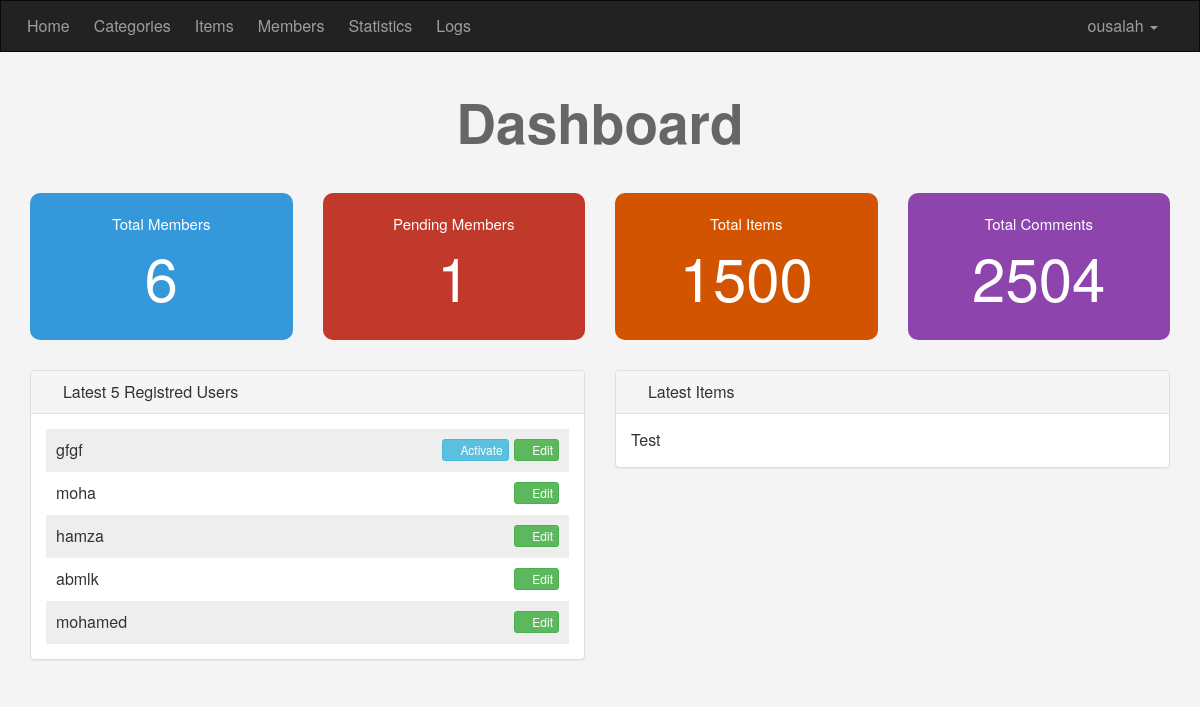
Page /admin/dashboard.php (signed in) on the committed database.
### tables this page shows
CREATE TABLE `users` (
  `UserID` int(11) NOT NULL,
  `Username` varchar(255) NOT NULL,
  `Password` varchar(255) NOT NULL,
  `Email` varchar(255) NOT NULL,
  `FullName` varchar(255) NOT NULL,
  `GroupID` int(11) NOT NULL DEFAULT '0',
  `TrustStatus` int(11) NOT NULL DEFAULT '0',
  `RegStatus` int(11) NOT NULL DEFAULT '0' COMMENT 'Registration Approval',
  `Date` date NOT NULL
);

### admin/includes/functions/functions.php (called while the page is built, shortened)
<?php
  function countItems($item, $table, $conditions = array()) {
    global $con;
    $where  = "";
    $keys   = array();
    $values = array();
    if (!empty($conditions) && is_array($conditions)) {
      $where = " WHERE ";
      foreach ($conditions as $key => $value) {
        $keys[] = "$key = ?";
        $values[] = $value;
      }
    }
    $keysDB = implode(" AND ", $keys);
    $stmt = $con->prepare("SELECT COUNT($item) FROM $table $where $keysDB");
    $stmt->execute($values);
    return $stmt->fetchColumn();
  }
  function getLatest($select, $table, $order, $limit = 5) {
    global $con;
    $stmt = $con->prepare("SELECT $select FROM $table ORDER BY $order DESC LIMIT $limit");
    $stmt->execute();
    return $stmt->fetchAll();
  }

### admin/dashboard.php (the view, shortened to what this page needs)
<?php
  if (isset($_SESSION['Username'])) {
    include 'init.php';
    $latestUsers = 5;
    $users = getLatest("*", "users", "UserID", $latestUsers);
    $latestUsersCount = count($users);
    $latestUsers = ($latestUsers >= $latestUsersCount) ? ($latestUsersCount > 0 ? $latestUsersCount : "") : $latestUsers;
?>
    <div class="home-stats text-center">
      <div class="container">
        <h1>Dashboard</h1>
        <div class="row">
          <div class="col-md-3">
            <div class="stat st-members">
              Total Members
              <span><a href="members.php"><?php echo countItems("UserID", "users"); ?></a></span>
            </div>
          </div>
          <div class="col-md-3">
            <div class="stat st-pending">
              Pending Members
              <span><a href="members.php?do=manage&page=pending"><?php echo countItems("UserID", "users", array('RegStatus' => 0)); ?></a></span>
            </div>
          </div>
          <div class="col-md-3">
            <div class="stat st-items">Total Items<span>1500</span></div>
          </div>
          <div class="col-md-3">
            <div class="stat st-comments">Total Comments<span>2504</span></div>
          </div>
        </div>
      </div>
    </div>
    <div class="latest">
      <div class="container">
        <div class="row">
          <div class="col-sm-6">
            <div class="panel panel-default">
              <div class="panel-heading"><i class="fa fa-users"></i> Latest <?php echo $latestUsers ?> Registred Users</div>
              <div class="panel-body">
                <ul class="list-unstyled latest-users">
                  <?php
                    if ($latestUsersCount <= 0):
                      echo "<li class='text-center'>No Data to Show.</li>";
                    else:
                      foreach ($users as $user):
                        echo '<li>' . $user["Username"];
                          echo '<a href="members.php?do=edit&userid=' . $user['UserID'] . '" class="btn btn-success btn-xs pull-right"><i class="fa fa-edit"></i> Edit</a>';
                          if ($user["RegStatus"] == 0) echo '<a href="members.php?do=activate&userid=' . $user['UserID'] . '" class="btn btn-info btn-xs pull-right"><i class="fa fa-check"></i> Activate</a>';
                          echo "</li>";
                      endforeach;
                    endif;
                  ?>
                </ul>
              </div>
            </div>
          </div>
            <div class="col-sm-6">
              <div class="panel panel-default">
                <div class="panel-heading"><i class="fa fa-tags"></i> Latest Items</div>
                <div class="panel-body">Test</div>
              </div>
            </div>
        </div>
      </div>
    </div>
<?php
    include $tpl . "footer.php";
  } else {
    header('Location: index.php');
    exit();
  }

### admin/layout/css/backend.css (style rules this page uses)
body { background-color: #f4f4f4; font-size: 16px; }
.home-stats .stat { padding: 20px; font-size: 15px; color: #fff; border-radius: 10px; }
.home-stats .stat a { color: #fff; }
.home-stats .st-members { background-color: #3498db; }
.home-stats .st-pending { background-color: #c0392b; }
.home-stats .st-items { background-color: #d35400; }
.home-stats .st-comments { background-color: #8e44ad; }
.home-stats .stat span { display: block; font-size: 60px; }
.latest { margin-top: 30px; }
.latest .latest-users { margin-bottom: 0; }
.latest .latest-users li { padding: 10px; overflow: hidden; }
.latest .latest-users li:nth-child(odd) { background-color: #eee; }
.latest .latest-users li .btn-info { margin-right: 5px; }
h1 { font-size: 55px; margin: 40px 0; font-weight: bold; color: #666; }

### rows in the picture
users: Username "gfgf"
users: Username "moha"
users: Username "hamza"
users: Username "abmlk"
users: Username "mohamed"

### other values in the picture
$lang[$phrase] "Home Categories Items Members Statistics Logs"
$_SESSION['Username'] "ousalah"
countItems("UserID", "users") "6"
countItems("UserID", "users", array('RegStatus' => 0)) "1"
$latestUsers "5"
